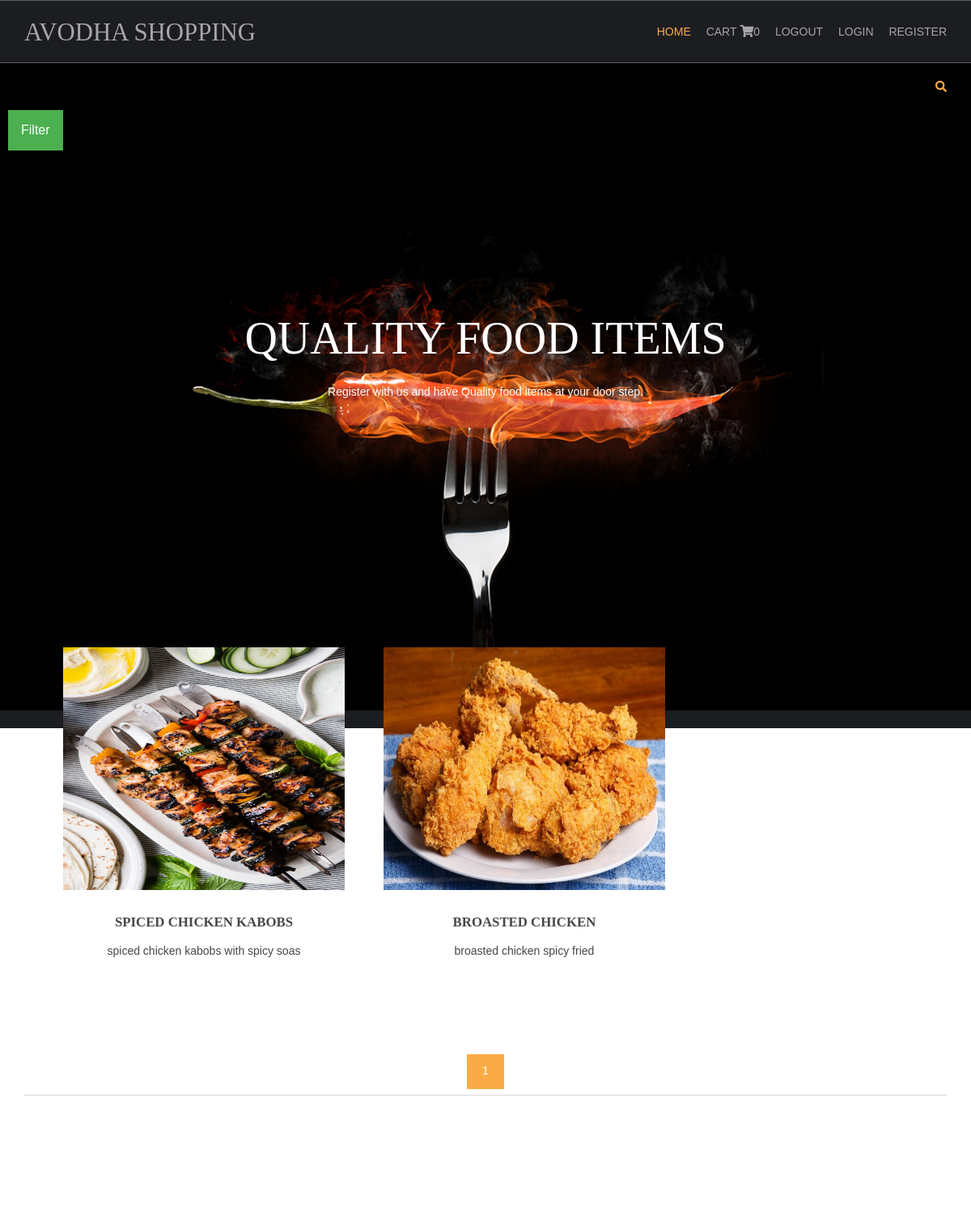
Page /chicken-reciepes/ on the committed database.
### shop/models.py (models this page shows, shortened)
class products(models.Model):
    name=models.CharField(max_length=200,unique=True)
    slug = models.SlugField(max_length=200, unique=True)
    img= models.ImageField(upload_to='product')
    desc= models.TextField()
    stock= models.IntegerField()
    available=models.BooleanField()
    price=models.IntegerField()
    category=models.ForeignKey(categ,on_delete=models.CASCADE)
    def get_url(self):
        return reverse('details',args=[self.category.slug,self.slug])

### shop/views.py (the view)
# urls.py: 2. Add a URL to urlpatterns:  path('', views.home, name='home')
def home(request,c_slug=None):
    c_page=None
    prodt=None
    if c_slug!=None:
        c_page=get_object_or_404(categ,slug=c_slug)
        prodt=products.objects.filter(category=c_page,available=True)
    else:
         prodt=products.objects.all().filter(available=True)
    cat=categ.objects.all()
    paginator=Paginator(prodt,6)
    try:
        page=int(request.GET.get('page','1'))
    except:
        page=1
    try:
        pro=paginator.page(page)
    except(EmptyPage,InvalidPage):
        pro=paginator.page(paginator.num_pages)
    return render(request,'index.html', {'prod': prodt, 'ct': cat, 'pg': pro})

### cart/context_processor.py (called while the page is built)
def count(request):
    item_count=0
    if 'admin' in request.path:
        return {}
    else:
        try:
            ct=cartlist.objects.filter(cart_id=c_id(request))
            cti=cartitems.objects.all().filter(cart=ct[:1])
            for c in cti:
                item_count+=c.quantity
        except cartlist.DoesNotExist:
            item_count=0
        return dict(itc=item_count)

### cart/views.py (called while the page is built)
def c_id(request):
    ct_id=request.session.session_key
    if not ct_id:
        ct_id=request.session.create()
    return ct_id

### shop/models.py (called while the page is built)
    def get_url(self):
        return reverse('prod_cat',args=[self.slug])

### templates/index.html (shortened to what this page needs)
{% extends 'base.html' %}
{% load static %}
{% block content %}
<html lang="">
<head>
<link href="{% static 'hm/layout/styles/layout.css' %}" rel="stylesheet" type="text/css" media="all">
</head>
<body id="top">
<div class="abcd" style="background-image:url({% static 'hm/images/demo/backgrounds/bgb1.jpg' %});">
  <div class="wrapper row0">
    <div id="topbar" class="hoc clear">
  <div class="fl_right">
        <ul class="nospace">
          <li id="searchform">
          </li>
        </ul>
        </div>
  </div>
    <div class="dropdown">
  <button class="dropbtn">Filter</button>
</div>
      </div>
  <div id="pageintro" class="hoc clear">
    <article>
      <h3 class="heading">QUALITY FOOD ITEMS</h3>
      <p>Register with us and have Quality food items at your door step.</p>
    </article>
  </div>
</div>
<div class="category">
<div class="wrapper row3">
  <main class="hoc container clear">
    <section id="introblocks">
      <ul class="nospace group btmspace-80">
        {% for i in pg.object_list %}
        <li class="one_third">
          <figure><a class="imgover" href="{{i.get_url}}"><img src="{{i.img.url}}" alt="" style="height:300px;width:400px;"></a>
            <figcaption>
              <h6 class="heading">{{i.name}}</h6>
              <p>{{i.desc|truncatewords:17}}</p><br>
            </figcaption>
          </figure>
        </li>
        {% endfor %}
      </ul>
    </section>
    <center>
      {% for p in pg.paginator.page_range %}
      <a href="?page={{p}}" class="btn btn-outline-warning {% if pg.number == p %} active {% endif %}">{{p}}</a>
      {% endfor %}
    </center>
    <hr class="btmspace-80">
  </main>
</div>
</div>
</body>
</html>
{% endblock %}

### static/hm/layout/styles/layout.css (style rules this page uses)
#topbar { padding:20px 0; font-size:.8rem; text-transform:uppercase; }
#topbar ul li { display:inline-block; margin-right:15px; }
#topbar ul li:last-child { margin-right:0; padding-right:0; border-right:none; }
#topbar #searchform { position:relative; line-height:1; z-index:9999; }
#topbar #searchform::after { display:block; height:18px; line-height:18px; padding:0; font-family:"Font Awesome\ 5 Free"; font-weight:900; font-size:1rem; content:"\f002"; }
#topbar #searchform ::placeholder { text-transform:capitalize; }
#pageintro { padding:200px 0 300px; }
#pageintro article, #pageintro article p { display:block; max-width:75%; margin:0 auto; text-align:center; }
#pageintro article p { max-width:65%; line-height:2rem; }
#pageintro .heading { margin-bottom:20px; font-size:4rem; }
.container { padding:80px 0; }
#introblocks { display:block; position:relative; margin:-180px 0 0 0; z-index:1; text-align:center; }
#introblocks figure figcaption { display:block; padding:30px 0 0 0; text-align:center; }
#introblocks figure figcaption .heading { font-size:1.2rem; font-weight:700; margin-bottom:0; }
*, *::before, *::after { transition:all .3s ease-in-out; }
body { color:#A5A6AA; background-color:#1C1D21; }
a { color:#FBAB45; }
hr, .borderedbox { border-color:#D7D7D7; }
.btn, .btn.inverse:hover { color:#FFFFFF; background-color:#FBAB45; border-color:#FBAB45; }
.imgover, .imgover:hover::after { color:#FFFFFF; }
.row3 { color:#474747; background-color:#FFFFFF; }
#topbar #searchform { color:#FBAB45; }
#pageintro { color:#FFFFFF; }
@media screen and (min-width:1140px) { .hoc { max-width:1140px; } }

### static/hm/layout/styles/framework.css (style rules this page uses)
html { overflow-y:scroll; overflow-x:hidden; }
html, body { margin:0; padding:0; font-size:14px; line-height:1.6em; }
*, *::before, *::after { box-sizing:border-box; }
.nospace { margin:0; padding:0; list-style:none; }
.btn { display:inline-block; padding:8px 18px 10px; text-transform:uppercase; border:1px solid; }
.clear, .group { display:block; }
.clear::before, .clear::after, .group::before, .group::after { display:table; content:""; }
.clear, .clear::after, .group, .group::after { clear:both; }
a { outline:none; text-decoration:none; }
.fl_right, .imgr { float:right; }
img { width:auto; max-width:100%; height:auto; margin:0; padding:0; border:none; line-height:normal; vertical-align:middle; }
.imgover { display:inline-block; position:relative; max-width:100%; }
.imgover::before, .imgover::after { display:block; position:absolute; content:""; text-align:center; opacity:0; }
.imgover::before { top:0; right:0; bottom:0; left:0; }
.imgover::after { top:50%; left:50%; width:50px; height:50px; line-height:50px; margin:-25px 0 0 -25px; font-family:"Font Awesome\ 5 Free"; font-weight:900; content:"\f067"; font-size:28px; }
body, input, textarea, select { font-family:Verdana, Geneva, sans-serif; }
h1, h2, h3, h4, h5, h6, .heading { font-family:Georgia, "Times New Roman", Times, serif; }
label, input, textarea, select, button { display:block; resize:none; outline:none; color:inherit; font-size:inherit; font-family:inherit; vertical-align:middle; }
::placeholder { opacity:1; }
h1, h2, h3, h4, h5, h6, .heading { margin:0 0 20px 0; font-size:1.4rem; line-height:normal; font-weight:normal; text-transform:uppercase; }
hr { display:block; width:100%; height:1px; border:solid; border-width:1px 0 0 0; }
.wrapper { display:block; position:relative; width:100%; margin:0; padding:0; text-align:left; word-wrap:break-word; }
.hoc { display:block; margin:0 auto; }
address, article, aside, figcaption, figure, footer, header, main, nav, section { display:block; margin:0; padding:0; }
.one_half, .one_third, .two_third, .one_quarter, .two_quarter, .three_quarter { display:inline-block; float:left; margin:0 0 0 4.21052%; list-style:none; }
.one_third { width:30.52631%; }
.btmspace-80 { margin-bottom:80px; }

### templates/index.html (style rules this page uses)
.dropbtn { background-color: #4CAF50; color: white; padding: 16px; font-size: 16px; border: none; cursor: pointer; }
.dropdown { position: relative; display: inline-block; padding-left:10px; }
.abcd { height:100%; background-position:center; background-repeat:no-repeat; background-size:cover; }

### rows in the picture
products: img (picture), name "SPICED CHICKEN KABOBS", desc "spiced chicken kabobs with spicy soas"
products: img (picture), name "BROASTED CHICKEN", desc "broasted chicken spicy fried"

### other values in the picture
{{ itc }} "0"
{{ p }} "1"
